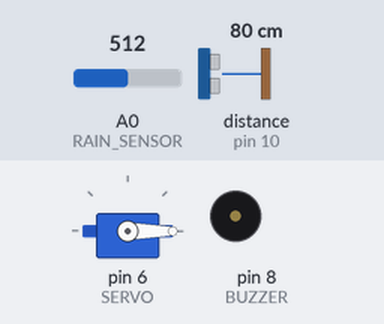
Simulated run of this sketch. Board: Arduino Uno, built with avr-gcc and run on an emulated ATmega328P. Shown: servo, buzzer (waves = sounding, pin HIGH). Wiring (inferred from the names in the program): ultrasonic range finder: trigger pin 9; echo pin 10. Inputs (shaded band) come from the test bench; at power-on: distance to the obstacle (sensor on pin 10) 80 cm, A0 (RAIN_SENSOR) = 512. The echo pulse lasts 58.3 µs per cm; pins used as bus, display or sensor lines are not drawn; what the sketch prints to the serial monitor is not drawn.

Above: at 1.3 s.
1.4 s: distance to the obstacle (sensor on pin 10) set to 33 cm
2.9 s: distance to the obstacle (sensor on pin 10) set to 27 cm
At 3.9 s:
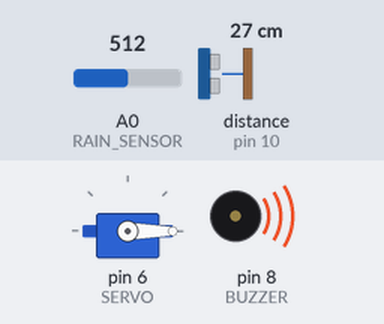
4.5 s: A0 (RAIN_SENSOR) set to 414
6.0 s: A0 (RAIN_SENSOR) set to 382
At 6.6 s:
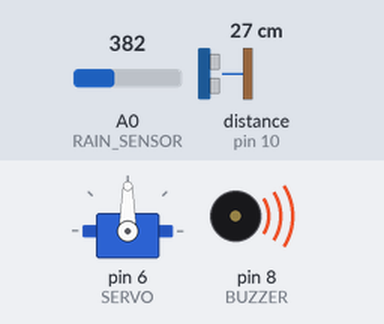
7.5 s: distance to the obstacle (sensor on pin 10) set to 35 cm
At 8.2 s:
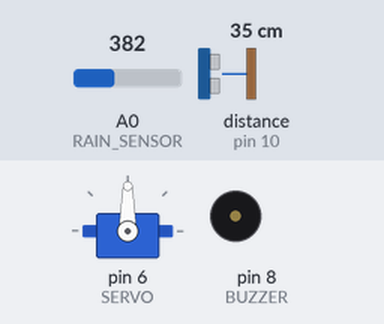
9.0 s: A0 (RAIN_SENSOR) set to 410
At 9.5 s:
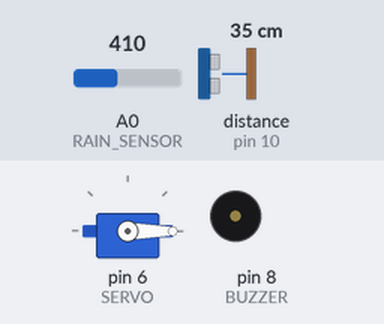
Timing chart, 0 to 11.5 s (numbered marks = the images above; inputs shaded):
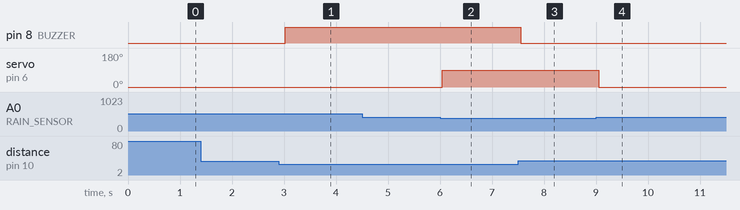

Measured:
- the behaviour switches between 31 and 30 cm on distance to the obstacle (sensor on pin 10) (found by bisection; images 0 and 1)
- the behaviour switches between 400 and 399 on A0 (RAIN_SENSOR) (found by bisection; images 1 and 2)
- after the input at 1.4 s, every drawn part: stays the same
- after the input at 2.9 s, pin 8 (BUZZER): LOW → HIGH after 0.13 s
- after the input at 4.5 s, every drawn part: stays the same
- after the input at 6.0 s, servo on pin 6 (SERVO): 0° → 90° at once
- after the input at 7.5 s, pin 8 (BUZZER): HIGH → LOW after 0.05 s
- after the input at 9.0 s, servo on pin 6 (SERVO): 90° → 0° after 0.06 s

The sketch:

wheelchair.ino
```cpp
#define RAIN_SENSOR A0
#define BUZZER 8
#define TRIG 9
#define ECHO 10
#define SERVO 6

#include <Servo.h>
Servo canopy;

void setup() {
  pinMode(RAIN_SENSOR, INPUT);
  pinMode(BUZZER, OUTPUT);
  pinMode(TRIG, OUTPUT);
  pinMode(ECHO, INPUT);

  canopy.attach(SERVO);
  canopy.write(0); // canopy closed
  Serial.begin(9600);
}

void loop() {
  // Rain detection
  int rainValue = analogRead(RAIN_SENSOR);
  if (rainValue < 400) {
    Serial.println("🌧 Rain detected! Deploying canopy...");
    canopy.write(90); // deploy canopy
  } else {
    canopy.write(0); // close canopy
  }

  // Obstacle detection
  digitalWrite(TRIG, LOW);
  delayMicroseconds(2);
  digitalWrite(TRIG, HIGH);
  delayMicroseconds(10);
  digitalWrite(TRIG, LOW);

  long duration = pulseIn(ECHO, HIGH);
  int distance = duration * 0.034 / 2;

  if (distance < 30 && distance > 0) {
    Serial.println("⚠ Obstacle detected!");
    digitalWrite(BUZZER, HIGH);
  } else {
    digitalWrite(BUZZER, LOW);
  }

  delay(500);
}
```
